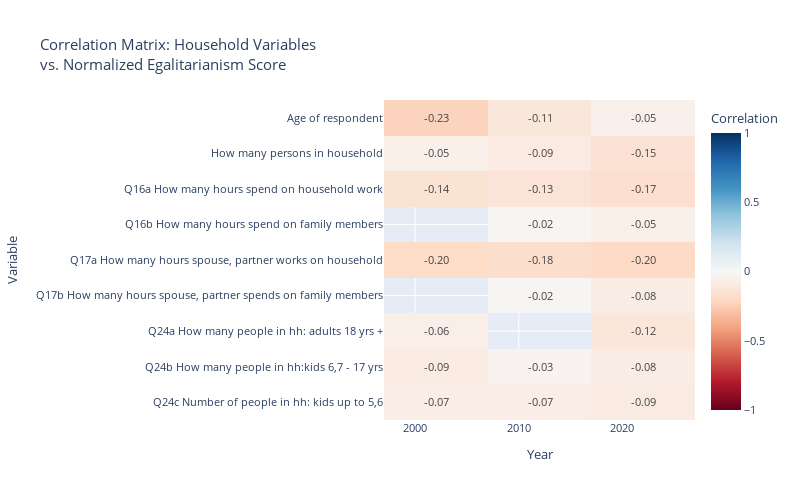

This figure's notebook cell:
### Markdown cell above
## 1. Correlation Matrix: Household Variables vs. Egalitarianism Score

This visualization shows the correlation between all numeric household variables and the normalized egalitarianism score across all three survey years (2002, 2012, 2022).

### Code cell
numeric_vars = [
    'hh_wrk_hrs', 'SP_HH', 'HOMPOP', 'HH_FAM', 'SP_HH_FAM', 
    'HHADULT', 'HHCHILDR', 'HHTODD', 'age'
]

correlations = []
for var in numeric_vars:
    if var not in composite_data.columns:
        continue
    for year in [2002, 2012, 2022]:
        year_data = composite_data[
            (composite_data['year'] == year) &
            (composite_data['eg_score_norm'].notna()) &
            (composite_data[var].notna())
        ]
        
        year_data = year_data.copy()
        year_data[var] = pd.to_numeric(
            year_data[var].astype(str).str.replace(',', '.', regex=False),
            errors='coerce'
        )
        year_data = year_data.dropna(subset=[var, 'eg_score_norm'])
        
        if len(year_data) > 100:
            corr = year_data['eg_score_norm'].corr(year_data[var])
            if not pd.isna(corr):
                correlations.append({
                    'Variable': cols_question_mapping.get(var, var),
                    'Year': year,
                    'Correlation': corr
                })

if correlations:
    corr_df = pd.DataFrame(correlations)
    pivot_corr = corr_df.pivot(index='Variable', columns='Year', values='Correlation')
    
    fig = px.imshow(
        pivot_corr,
        text_auto='.2f',
        aspect="auto",
        color_continuous_scale='RdBu',
        range_color=[-1, 1],
        title=format_title("Correlation Matrix: Household Variables vs. Normalized Egalitarianism Score"),
        labels=dict(x="Year", y="Variable", color="Correlation")
    )
    fig.update_layout(
        height=500,
        width=800,
        font=dict(size=11)
    )
    
    fig.write_html('images/interactive/correlation_matrix_household_vars.html')
    fig.write_image('images/static/correlation_matrix_household_vars.png', width=1600, height=1000, scale=2)
    
    print("✓ Correlation matrix created")
    print(f"✓ Saved: images/static/correlation_matrix_household_vars.png")
    print(f"✓ Saved: images/interactive/correlation_matrix_household_vars.html")
    
    fig.show()
else:
    print("⚠ No correlations calculated. Check data availability.")

### Figure 1 — Plotly figure (JSON) as saved in the notebook; plotly's stock layout.template omitted (floating-point values rounded to 4 significant figures)
{"data": [{"coloraxis": "coloraxis", "hovertemplate": "Year: %{x}<br>Variable: %{y}<br>Correlation: %{z}<extra></extra>", "name": "0", "texttemplate": "%{z:.2f}", "type": "heatmap", "x": [2002, 2012, 2022], "xaxis": "x", "y": ["Age of respondent", "How many persons in household", "Q16a How many hours spend on household work", "Q16b How many hours spend on family members", "Q17a How many hours spouse, partner works on household", "Q17b How many hours spouse, partner spends on family members", "Q24a How many people in hh: adults 18 yrs +", "Q24b How many people in hh:kids 6,7 - 17 yrs", "Q24c Number of people in hh: kids up to 5,6"], "yaxis": "y", "z": [[-0.2294, -0.1126, -0.05186], [-0.05327, -0.09361, -0.147], [-0.1439, -0.1347, -0.1729], [NaN, -0.01615, -0.05311], [-0.1956, -0.1776, -0.1979], [NaN, -0.01608, -0.07584], [-0.0622, NaN, -0.1227], [-0.08505, -0.02998, -0.07759], [-0.07208, -0.07465, -0.08696]]}], "layout": {"coloraxis": {"cmax": 1, "cmin": -1, "colorbar": {"title": {"text": "Correlation"}}, "colorscale": [[0, "rgb(103,0,31)"], [0.1, "rgb(178,24,43)"], [0.2, "rgb(214,96,77)"], [0.3, "rgb(244,165,130)"], [0.4, "rgb(253,219,199)"], [0.5, "rgb(247,247,247)"], [0.6, "rgb(209,229,240)"], [0.7, "rgb(146,197,222)"], [0.8, "rgb(67,147,195)"], [0.9, "rgb(33,102,172)"], [1, "rgb(5,48,97)"]]}, "font": {"size": 11}, "height": 500, "title": {"text": "Correlation Matrix: Household Variables<br>vs. Normalized Egalitarianism Score"}, "width": 800, "xaxis": {"anchor": "y", "domain": [0, 1], "title": {"text": "Year"}}, "yaxis": {"anchor": "x", "autorange": "reversed", "domain": [0, 1], "title": {"text": "Variable"}}}}
